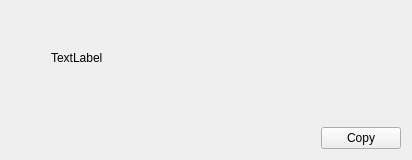
<?xml version="1.0" encoding="UTF-8"?>
<ui version="4.0">
 <class>AboutInfo</class>
 <widget class="QWidget" name="AboutInfo">
  <property name="geometry">
   <rect>
    <x>0</x>
    <y>0</y>
    <width>412</width>
    <height>160</height>
   </rect>
  </property>
  <property name="windowTitle">
   <string>Form</string>
  </property>
  <layout class="QVBoxLayout" name="verticalLayout_2">
   <item>
    <widget class="QWidget" name="widget_2" native="true">
     <layout class="QVBoxLayout" name="verticalLayout">
      <property name="leftMargin">
       <number>0</number>
      </property>
      <property name="topMargin">
       <number>0</number>
      </property>
      <property name="rightMargin">
       <number>0</number>
      </property>
      <property name="bottomMargin">
       <number>0</number>
      </property>
      <item>
       <widget class="QWidget" name="widget_3" native="true">
        <layout class="QGridLayout" name="gridLayout_3" columnstretch="1,3,1">
         <property name="leftMargin">
          <number>0</number>
         </property>
         <property name="topMargin">
          <number>0</number>
         </property>
         <property name="rightMargin">
          <number>0</number>
         </property>
         <property name="bottomMargin">
          <number>0</number>
         </property>
         <item row="3" column="2">
          <spacer name="horizontalSpacer_3">
           <property name="orientation">
            <enum>Qt::Horizontal</enum>
           </property>
           <property name="sizeHint" stdset="0">
            <size>
             <width>226</width>
             <height>20</height>
            </size>
           </property>
          </spacer>
         </item>
         <item row="3" column="1">
          <widget class="QWidget" name="specifications" native="true">
           <layout class="QGridLayout" name="gridLayout">
            <property name="leftMargin">
             <number>0</number>
            </property>
            <property name="topMargin">
             <number>0</number>
            </property>
            <property name="rightMargin">
             <number>0</number>
            </property>
            <property name="bottomMargin">
             <number>0</number>
            </property>
           </layout>
          </widget>
         </item>
         <item row="3" column="0">
          <spacer name="horizontalSpacer_2">
           <property name="orientation">
            <enum>Qt::Horizontal</enum>
           </property>
           <property name="sizeType">
            <enum>QSizePolicy::Fixed</enum>
           </property>
           <property name="sizeHint" stdset="0">
            <size>
             <width>40</width>
             <height>20</height>
            </size>
           </property>
          </spacer>
         </item>
         <item row="0" column="1">
          <widget class="QLabel" name="labMonitor">
           <property name="text">
            <string/>
           </property>
          </widget>
         </item>
         <item row="2" column="1">
          <widget class="QLabel" name="labSysteminfo">
           <property name="text">
            <string>TextLabel</string>
           </property>
          </widget>
         </item>
         <item row="1" column="1">
          <spacer name="verticalSpacer_2">
           <property name="orientation">
            <enum>Qt::Vertical</enum>
           </property>
           <property name="sizeType">
            <enum>QSizePolicy::Minimum</enum>
           </property>
           <property name="sizeHint" stdset="0">
            <size>
             <width>20</width>
             <height>20</height>
            </size>
           </property>
          </spacer>
         </item>
        </layout>
       </widget>
      </item>
      <item>
       <spacer name="verticalSpacer">
        <property name="orientation">
         <enum>Qt::Vertical</enum>
        </property>
        <property name="sizeHint" stdset="0">
         <size>
          <width>20</width>
          <height>40</height>
         </size>
        </property>
       </spacer>
      </item>
      <item>
       <widget class="QWidget" name="widget" native="true">
        <layout class="QHBoxLayout" name="horizontalLayout">
         <property name="leftMargin">
          <number>0</number>
         </property>
         <property name="topMargin">
          <number>0</number>
         </property>
         <property name="rightMargin">
          <number>0</number>
         </property>
         <property name="bottomMargin">
          <number>0</number>
         </property>
         <item>
          <spacer name="horizontalSpacer">
           <property name="orientation">
            <enum>Qt::Horizontal</enum>
           </property>
           <property name="sizeHint" stdset="0">
            <size>
             <width>381</width>
             <height>20</height>
            </size>
           </property>
          </spacer>
         </item>
         <item>
          <widget class="QPushButton" name="pushButton">
           <property name="text">
            <string>Copy</string>
           </property>
          </widget>
         </item>
        </layout>
       </widget>
      </item>
     </layout>
    </widget>
   </item>
  </layout>
 </widget>
 <resources/>
 <connections/>
</ui>
